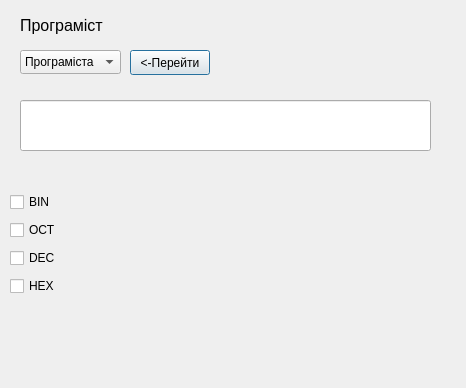
<?xml version="1.0" encoding="UTF-8"?>
<ui version="4.0">
 <class>CalcProg</class>
 <widget class="QDialog" name="CalcProg">
  <property name="geometry">
   <rect>
    <x>0</x>
    <y>0</y>
    <width>466</width>
    <height>388</height>
   </rect>
  </property>
  <property name="windowTitle">
   <string>Dialog</string>
  </property>
  <widget class="QWidget" name="layoutWidget">
   <property name="geometry">
    <rect>
     <x>10</x>
     <y>190</y>
     <width>56</width>
     <height>111</height>
    </rect>
   </property>
   <layout class="QGridLayout" name="gridLayout_2">
    <item row="0" column="0">
     <widget class="QCheckBox" name="checkBox_bin">
      <property name="text">
       <string>BIN</string>
      </property>
     </widget>
    </item>
    <item row="1" column="0">
     <widget class="QCheckBox" name="checkBox_oct">
      <property name="text">
       <string>OCT</string>
      </property>
     </widget>
    </item>
    <item row="2" column="0">
     <widget class="QCheckBox" name="checkBox_dec">
      <property name="text">
       <string>DEC</string>
      </property>
     </widget>
    </item>
    <item row="3" column="0">
     <widget class="QCheckBox" name="checkBox_hex">
      <property name="text">
       <string>HEX</string>
      </property>
     </widget>
    </item>
   </layout>
  </widget>
  <widget class="QLabel" name="label">
   <property name="geometry">
    <rect>
     <x>20</x>
     <y>10</y>
     <width>201</width>
     <height>31</height>
    </rect>
   </property>
   <property name="font">
    <font>
     <pointsize>12</pointsize>
    </font>
   </property>
   <property name="text">
    <string>Програміст</string>
   </property>
  </widget>
  <widget class="QWidget" name="layoutWidget_2">
   <property name="geometry">
    <rect>
     <x>80</x>
     <y>190</y>
     <width>351</width>
     <height>111</height>
    </rect>
   </property>
   <layout class="QGridLayout" name="gridLayout">
    <item row="0" column="0">
     <widget class="QLabel" name="bin">
      <property name="text">
       <string/>
      </property>
     </widget>
    </item>
    <item row="1" column="0">
     <widget class="QLabel" name="oct">
      <property name="text">
       <string/>
      </property>
     </widget>
    </item>
    <item row="2" column="0">
     <widget class="QLabel" name="dec">
      <property name="text">
       <string/>
      </property>
     </widget>
    </item>
    <item row="3" column="0">
     <widget class="QLabel" name="hex">
      <property name="text">
       <string/>
      </property>
     </widget>
    </item>
   </layout>
  </widget>
  <widget class="QLineEdit" name="enter_number">
   <property name="geometry">
    <rect>
     <x>20</x>
     <y>100</y>
     <width>411</width>
     <height>51</height>
    </rect>
   </property>
   <property name="font">
    <font>
     <pointsize>10</pointsize>
    </font>
   </property>
  </widget>
  <widget class="QComboBox" name="calculation_type">
   <property name="geometry">
    <rect>
     <x>20</x>
     <y>50</y>
     <width>101</width>
     <height>24</height>
    </rect>
   </property>
   <item>
    <property name="text">
     <string>Програміста</string>
    </property>
   </item>
   <item>
    <property name="text">
     <string>Базовий</string>
    </property>
   </item>
  </widget>
  <widget class="QPushButton" name="another_wnd">
   <property name="geometry">
    <rect>
     <x>130</x>
     <y>50</y>
     <width>80</width>
     <height>25</height>
    </rect>
   </property>
   <property name="text">
    <string>&lt;-Перейти</string>
   </property>
  </widget>
 </widget>
 <resources/>
 <connections/>
</ui>
